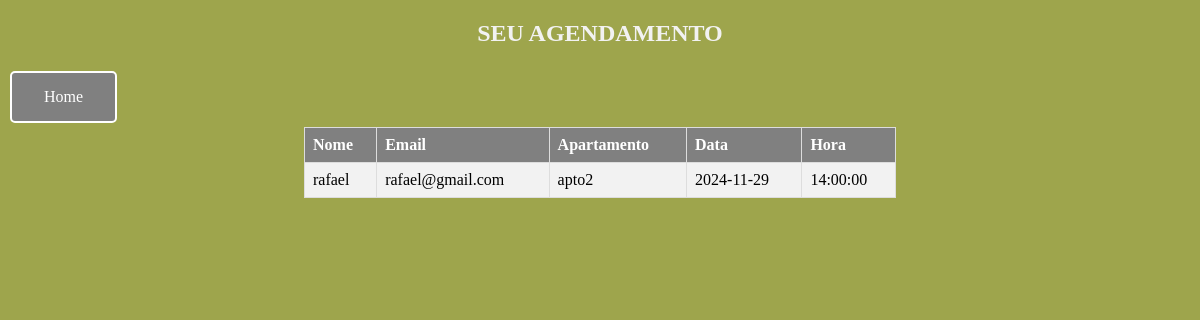
The page /Construction/seuagendamento.php on the database its author committed.
### tables this page shows
CREATE TABLE `agendamentos` (
  `id` int(11) NOT NULL,
  `apartamento` varchar(50) NOT NULL,
  `data` date NOT NULL,
  `hora` time NOT NULL,
  `nome` varchar(255) NOT NULL,
  `email` varchar(255) NOT NULL,
  `data_criacao` timestamp NOT NULL DEFAULT current_timestamp()
);

### Construction/seuagendamento.php (the view, shortened to what this page needs)
<!DOCTYPE html>
<html lang="en">
<head>
</head>
<body>
    <header>
        <h2>SEU AGENDAMENTO</h2>
        <a href="index.php" class="btn-home">Home</a>
    </header>
<section>
    <?php
include_once('config.php');
$sql = "SELECT * FROM agendamentos ORDER BY id DESC LIMIT 1";
$result = mysqli_query($conexao, $sql);
if (mysqli_num_rows($result) > 0) {
    echo "<table>
            <tr>
                <th>Nome</th>
                <th>Email</th>
                <th>Apartamento</th>
                <th>Data</th>
                <th>Hora</th>
            </tr>";
    while($row = mysqli_fetch_assoc($result)) {
        echo "<tr>
                <td>" . $row["nome"] . "</td>
                <td>" . $row["email"] . "</td>
                <td>" . $row["apartamento"] . "</td>
                <td>" . $row["data"] . "</td>
                <td>" . $row["hora"] . "</td>
            </tr>";
    }
    echo "</table>";
} else {
    echo "0 results";
}
?>
</section>
</body>
</html>

### Construction/seuagendamento.php (style rules this page uses)
body { background-color: rgba(148, 156, 57, 0.9); }
table { border-collapse: collapse; width: 50%; margin-left: 25%; }
th, td { text-align: left; padding: 8px; border: 1px solid #ddd; }
tr:nth-child(even) { background-color: #f2f2f2; }
th { background-color: #808080; color: white; }
h2 { text-align: center; color: #f2f2f2; }
.btn-home { background-color: #808080; border: 2px solid white; border-radius: 5px; color: white; padding: 15px 32px; text-align: center; text-decoration: none; display: inline-block; font-size: 16px; margin: 4px 2px; cursor: pointer; transition: all 0.3s ease; }

### rows shown on the page
agendamentos: nome "rafael", email "rafael@gmail.com", apartamento "apto2", data "2024-11-29", hora "14:00:00"
